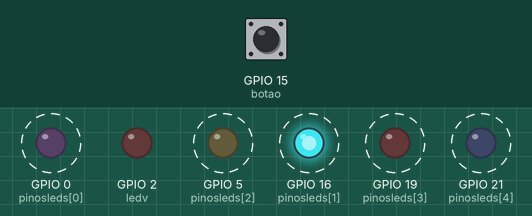
This sketch was run on a simulated ESP32. Parts: output pins drawn as LEDs (lit = HIGH). Dashed ring = blinking. Inputs (shaded band) come from the test bench; at power-on: GPIO 15 (botao) HIGH.

Above: at 5.8 s.
5.9 s: GPIO 15 (botao) pulled LOW for 2.85 s
At 8.3 s:
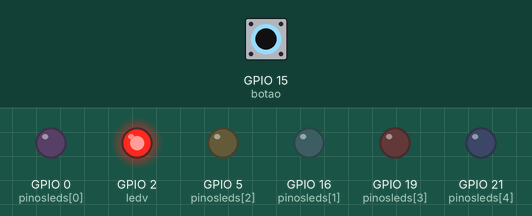
At 9.1 s:
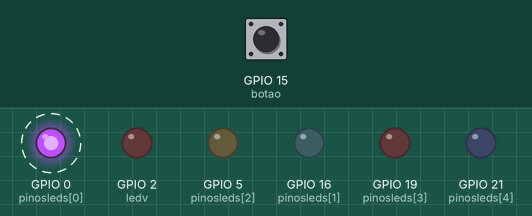
Timing chart, 0 to 21.2 s (numbered marks = the images above; inputs shaded):
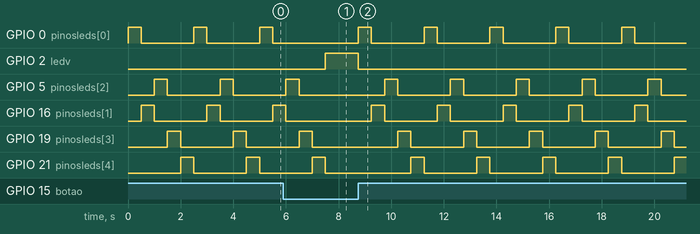

The sketch:

sketch.ino
```cpp
#define qtd_led 5
#define botao 15
#define ledv 2

const int pinosleds[qtd_led] = {0,16,5,19,21};

void setup() {
  for (int i = 0; i < qtd_led; i++){
    pinMode(pinosleds[i], OUTPUT);
  }
  pinMode(ledv, OUTPUT);
  pinMode(botao, INPUT_PULLUP);
}

void loop() {
  while (digitalRead(botao) == LOW){
    digitalWrite(ledv, HIGH);
  }
  digitalWrite(ledv, LOW);
  for (int i = 0; i < qtd_led; i++){
    digitalWrite(pinosleds[i], HIGH);
    delay(500);
    digitalWrite(pinosleds[i], LOW);
  }
}
```

Measured:
- after the input at 5.9 s, GPIO 2 (ledv): LOW → HIGH after 1.6 s, → LOW 1.2 s later
- by itself, GPIO 0 (pinosleds[0]): alternates HIGH for 0.50 s and LOW for 2.0 s
- by itself, GPIO 16 (pinosleds[1]): repeats every 2.5 s: HIGH 0.50 s, LOW 2.0 s
